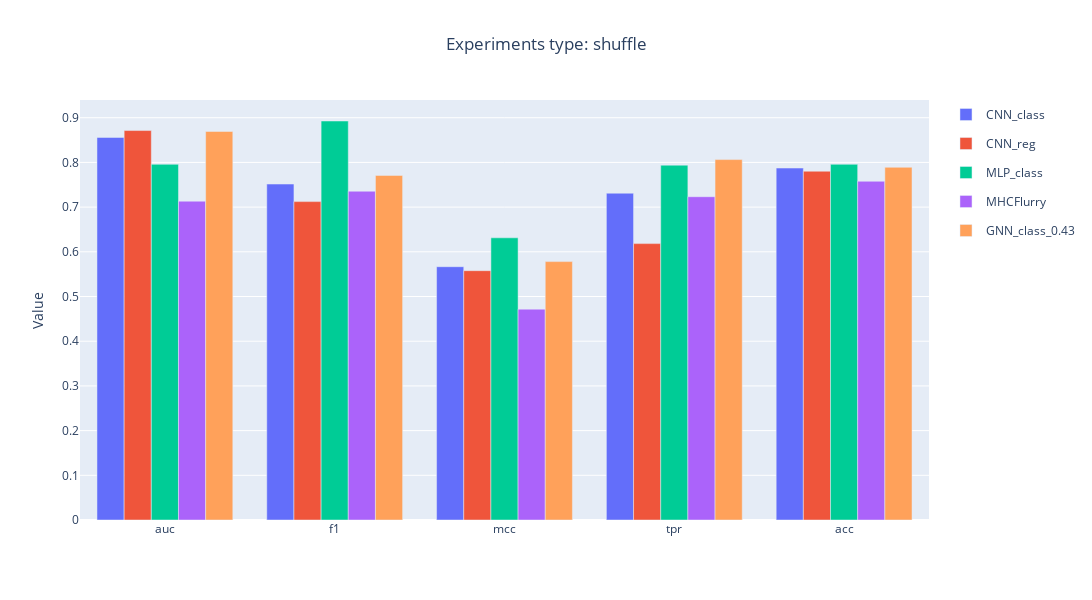

The cell this chart's notebook holds for it:
### Code cell
######## Compare
cl_type = 'shuffle'
metrics = ['auc', 'f1', 'mcc', 'tpr', 'acc']
########
models = [
    f'CNN_{cl_type}_class', 
    f'CNN_{cl_type}_reg',
    f'MLP_{cl_type}_class',
    f'MHCFlurry_{cl_type}',
    f'GNN_{cl_type}_class_0.43']
fig = go.Figure()

for model in models:
    idx = baseline_df.index[baseline_df['model'] == model].tolist()[0]
    fig.add_trace(go.Bar(
        x = metrics,
        y = [baseline_df.loc[idx][metric] for metric in metrics],
        name = ''.join(model.split(f"_{cl_type}")),
        legendgroup = model
    ))

fig.update_yaxes(title_text="Value")
fig.update_layout(
    barmode='group',
    title=f'Experiments type: {cl_type}',
    title_x=0.5,
    width=1100, height=600)
fig.show()
# fig.write_html(os.path.join(comparison_path, 'timings.html'))

### Figure 1 — Plotly figure (JSON) as saved in the notebook; plotly's stock layout.template omitted (floating-point values rounded to 4 significant figures)
{"data": [{"legendgroup": "CNN_shuffle_class", "name": "CNN_class", "type": "bar", "x": ["auc", "f1", "mcc", "tpr", "acc"], "y": [0.8559, 0.7516, 0.5667, 0.7311, 0.7874]}, {"legendgroup": "CNN_shuffle_reg", "name": "CNN_reg", "type": "bar", "x": ["auc", "f1", "mcc", "tpr", "acc"], "y": [0.8713, 0.7123, 0.5578, 0.6183, 0.7803]}, {"legendgroup": "MLP_shuffle_class", "name": "MLP_class", "type": "bar", "x": ["auc", "f1", "mcc", "tpr", "acc"], "y": [0.7958, 0.8927, 0.6313, 0.7939, 0.7958]}, {"legendgroup": "MHCFlurry_shuffle", "name": "MHCFlurry", "type": "bar", "x": ["auc", "f1", "mcc", "tpr", "acc"], "y": [0.7133, 0.7355, 0.4717, 0.7232, 0.7578]}, {"legendgroup": "GNN_shuffle_class_0.43", "name": "GNN_class_0.43", "type": "bar", "x": ["auc", "f1", "mcc", "tpr", "acc"], "y": [0.8693, 0.771, 0.5781, 0.8063, 0.7891]}], "layout": {"barmode": "group", "height": 600, "title": {"text": "Experiments type: shuffle", "x": 0.5}, "width": 1100, "yaxis": {"title": {"text": "Value"}}}}
